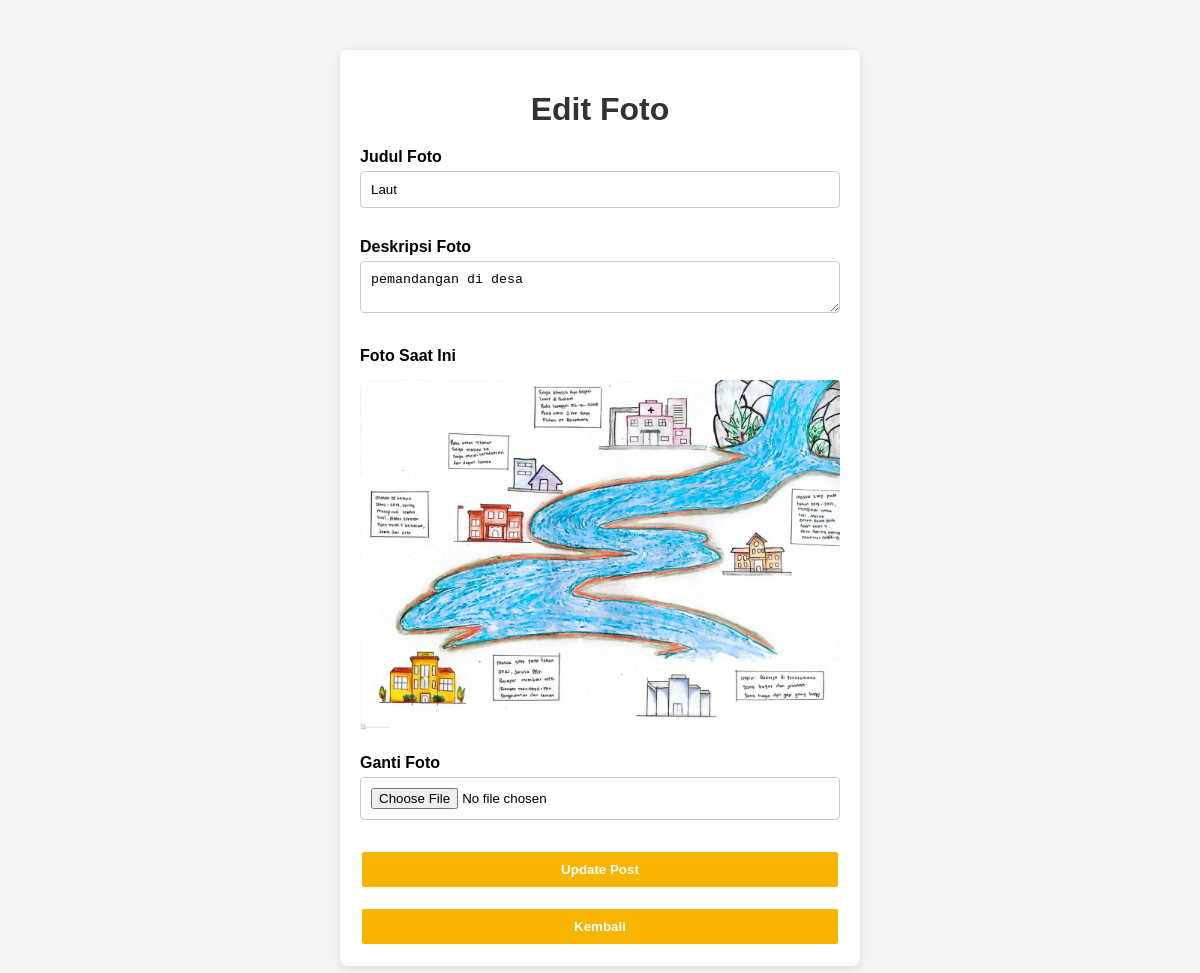
The page /Uedit_foto.php?fotoID=21 (signed in) on the database its author committed.
### tables this page shows
CREATE TABLE `foto` (
  `FotoID` int(11) NOT NULL,
  `JudulFoto` varchar(255) DEFAULT NULL,
  `DeskripsiFoto` text DEFAULT NULL,
  `TanggalUnggah` date DEFAULT NULL,
  `LokasiFile` varchar(255) DEFAULT NULL,
  `AlbumID` int(11) DEFAULT NULL,
  `UserID` int(11) DEFAULT NULL
);

### Uedit_foto.php (the view, shortened to what this page needs)
<?php
require 'koneksi.php';
if (isset($_SESSION['UserID'])) {
    $userID = $_SESSION['UserID'];
} else {
    echo "<script>alert('User ID tidak ditemukan. Harap login terlebih dahulu.'); window.location.href='login.php';</script>";
    exit();
}
$fotoID = $_GET['fotoID'];
$query = "SELECT * FROM foto WHERE FotoID = ? AND UserID = ?";
$stmt = $kon->prepare($query);
$stmt->bind_param("ii", $fotoID, $userID);
$stmt->execute();
$result = $stmt->get_result();
$foto = $result->fetch_assoc();
?>
<!DOCTYPE html>
<html lang="id">
<head>
</head>
<body>
<div class="container">
    <h1>Edit Foto</h1>
    <form action="" method="POST" enctype="multipart/form-data">
        <div class="form-group">
            <label for="JudulFoto">Judul Foto</label>
            <input type="text" id="JudulFoto" name="JudulFoto" value="<?php echo htmlspecialchars($foto['JudulFoto']); ?>">
        </div>
        <div class="form-group">
            <label for="DeskripsiFoto">Deskripsi Foto</label>
            <textarea id="DeskripsiFoto" name="DeskripsiFoto"><?php echo htmlspecialchars($foto['DeskripsiFoto']); ?></textarea>
        </div>
        <div class="form-group">
            <label for="LokasiFile">Foto Saat Ini</label>
            <img src="<?php echo htmlspecialchars($foto['LokasiFile']); ?>" alt="Foto">
        </div>
        <div class="form-group">
            <label for="LokasiFile">Ganti Foto</label>
            <input type="file" id="LokasiFile" name="LokasiFile">
        </div>
        <button type="submit" class="button">Update Post</button>
        <br>
        <button href="dashboard.php" class="button">Kembali</a>
    </form>
</div>
</body>
</html>

### Uedit_foto.php (style rules this page uses)
body { font-family: Arial, sans-serif; background-color: #f4f4f4; margin: 0; padding: 0; }
.container { width: 40%; margin: 50px auto; padding: 20px; background-color: #fff; border-radius: 8px; box-shadow: 0 2px 10px rgba(0, 0, 0, 0.1); }
.container h1 { text-align: center; color: #333; margin-bottom: 20px; }
.form-group { margin-bottom: 20px; }
.form-group label { display: block; font-weight: bold; color: black; margin-bottom: 5px; }
.form-group input, .form-group textarea { width: 100%; padding: 10px; border: 1px solid #ccc; border-radius: 4px; box-sizing: border-box; margin-bottom: 10px; }
.form-group img { max-width: 100%; margin-top: 10px; border-radius: 4px; }
.button { background-color: #f7b500; color: white; padding: 10px; border: 2px solid white; border-radius: 4px; cursor: pointer; display: block; text-align: center; font-weight: bold; text-decoration: none; width: 100%; }

### rows shown on the page
foto: JudulFoto "Laut", DeskripsiFoto "pemandangan di desa", LokasiFile (picture)
